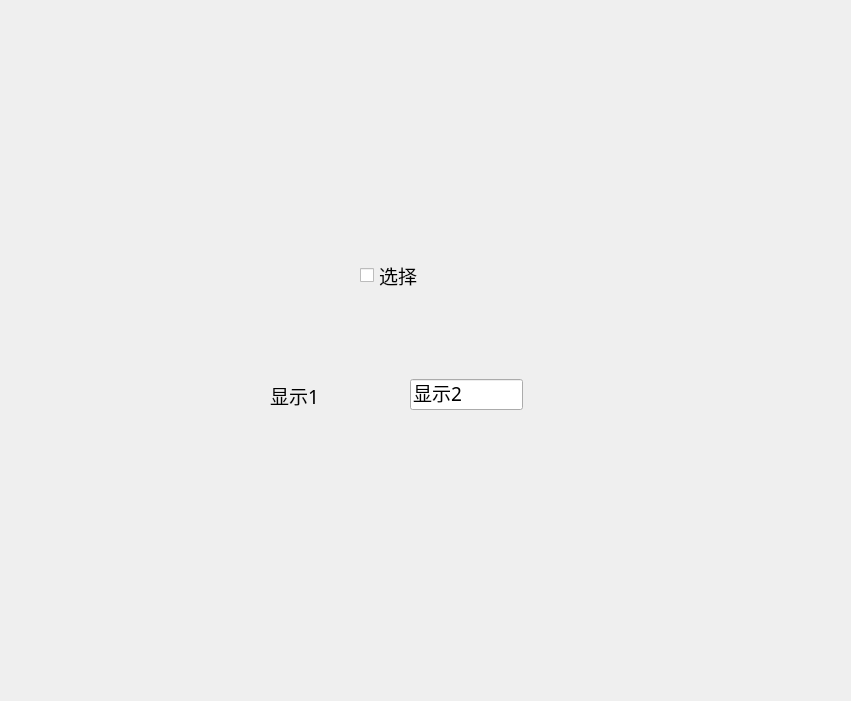
<?xml version="1.0" encoding="UTF-8"?>
<ui version="4.0">
 <class>Form</class>
 <widget class="QWidget" name="Form">
  <property name="geometry">
   <rect>
    <x>0</x>
    <y>0</y>
    <width>851</width>
    <height>701</height>
   </rect>
  </property>
  <property name="windowTitle">
   <string>Form</string>
  </property>
  <widget class="QCheckBox" name="checkBox">
   <property name="geometry">
    <rect>
     <x>360</x>
     <y>260</y>
     <width>151</width>
     <height>31</height>
    </rect>
   </property>
   <property name="font">
    <font>
     <family>宋体</family>
     <pointsize>14</pointsize>
    </font>
   </property>
   <property name="text">
    <string>选择</string>
   </property>
  </widget>
  <widget class="QLineEdit" name="lineEdit">
   <property name="geometry">
    <rect>
     <x>410</x>
     <y>379</y>
     <width>113</width>
     <height>31</height>
    </rect>
   </property>
   <property name="font">
    <font>
     <family>宋体</family>
     <pointsize>14</pointsize>
    </font>
   </property>
   <property name="text">
    <string>显示2</string>
   </property>
  </widget>
  <widget class="QLabel" name="label">
   <property name="geometry">
    <rect>
     <x>270</x>
     <y>380</y>
     <width>101</width>
     <height>31</height>
    </rect>
   </property>
   <property name="font">
    <font>
     <family>宋体</family>
     <pointsize>14</pointsize>
    </font>
   </property>
   <property name="text">
    <string>显示1</string>
   </property>
  </widget>
 </widget>
 <resources/>
 <connections>
  <connection>
   <sender>checkBox</sender>
   <signal>clicked(bool)</signal>
   <receiver>label</receiver>
   <slot>setVisible(bool)</slot>
   <hints>
    <hint type="sourcelabel">
     <x>435</x>
     <y>275</y>
    </hint>
    <hint type="destinationlabel">
     <x>320</x>
     <y>395</y>
    </hint>
   </hints>
  </connection>
  <connection>
   <sender>checkBox</sender>
   <signal>clicked(bool)</signal>
   <receiver>lineEdit</receiver>
   <slot>setEnabled(bool)</slot>
   <hints>
    <hint type="sourcelabel">
     <x>435</x>
     <y>275</y>
    </hint>
    <hint type="destinationlabel">
     <x>466</x>
     <y>394</y>
    </hint>
   </hints>
  </connection>
 </connections>
</ui>
